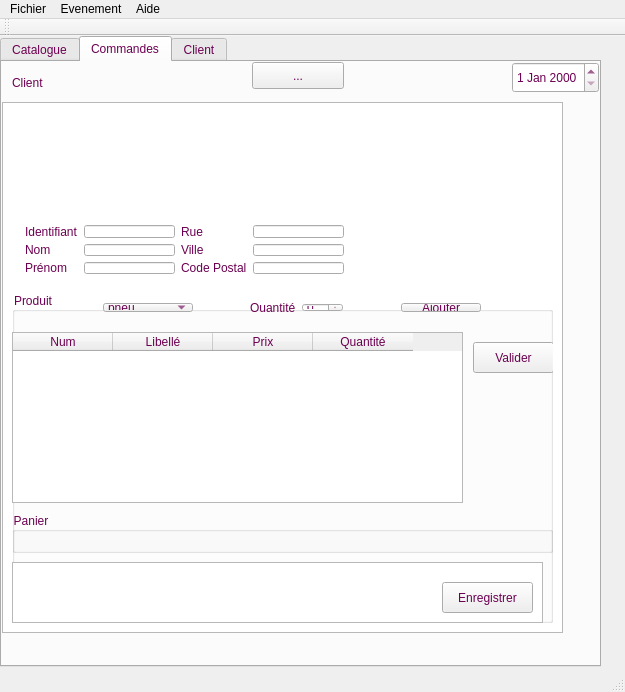
<?xml version="1.0" encoding="UTF-8"?>
<ui version="4.0">
 <class>MainWindow</class>
 <widget class="QMainWindow" name="MainWindow">
  <property name="geometry">
   <rect>
    <x>0</x>
    <y>0</y>
    <width>625</width>
    <height>692</height>
   </rect>
  </property>
  <property name="windowTitle">
   <string>MainWindow</string>
  </property>
  <property name="styleSheet">
   <string notr="true">alternate-background-color: qlineargradient(spread:pad, x1:0, y1:0, x2:1, y2:0.909, stop:0 rgba(193, 130, 255, 255), stop:0.97619 rgba(255, 255, 255, 255));</string>
  </property>
  <widget class="QWidget" name="centralWidget">
   <widget class="QTabWidget" name="tabWidget">
    <property name="geometry">
     <rect>
      <x>0</x>
      <y>0</y>
      <width>601</width>
      <height>631</height>
     </rect>
    </property>
    <property name="styleSheet">
     <string notr="true">font: italic 16pt &quot;URW Chancery L&quot;;
color: rgb(108, 0, 81);</string>
    </property>
    <property name="currentIndex">
     <number>1</number>
    </property>
    <widget class="QWidget" name="Catalogue">
     <attribute name="title">
      <string>Catalogue</string>
     </attribute>
     <widget class="QWidget" name="layoutWidget">
      <property name="geometry">
       <rect>
        <x>2</x>
        <y>0</y>
        <width>531</width>
        <height>231</height>
       </rect>
      </property>
      <layout class="QVBoxLayout" name="verticalLayout">
       <item>
        <layout class="QHBoxLayout" name="horizontalLayout">
         <item>
          <spacer name="horizontalSpacer_3">
           <property name="orientation">
            <enum>Qt::Horizontal</enum>
           </property>
           <property name="sizeHint" stdset="0">
            <size>
             <width>40</width>
             <height>20</height>
            </size>
           </property>
          </spacer>
         </item>
         <item>
          <widget class="QLabel" name="labelCatalogue">
           <property name="text">
            <string>Catalogue</string>
           </property>
          </widget>
         </item>
         <item>
          <spacer name="horizontalSpacer_4">
           <property name="orientation">
            <enum>Qt::Horizontal</enum>
           </property>
           <property name="sizeHint" stdset="0">
            <size>
             <width>40</width>
             <height>20</height>
            </size>
           </property>
          </spacer>
         </item>
        </layout>
       </item>
       <item>
        <widget class="QTableView" name="tableViewCatalogue">
         <property name="styleSheet">
          <string notr="true"/>
         </property>
        </widget>
       </item>
       <item>
        <layout class="QHBoxLayout" name="horizontalLayout_2">
         <item>
          <spacer name="horizontalSpacer">
           <property name="orientation">
            <enum>Qt::Horizontal</enum>
           </property>
           <property name="sizeHint" stdset="0">
            <size>
             <width>40</width>
             <height>20</height>
            </size>
           </property>
          </spacer>
         </item>
         <item>
          <widget class="QPushButton" name="pushButtonAjoutProduit">
           <property name="text">
            <string>Nouveau</string>
           </property>
          </widget>
         </item>
         <item>
          <widget class="QPushButton" name="pushButtonSupprProduit">
           <property name="text">
            <string>Supprimer</string>
           </property>
          </widget>
         </item>
         <item>
          <spacer name="horizontalSpacer_2">
           <property name="orientation">
            <enum>Qt::Horizontal</enum>
           </property>
           <property name="sizeHint" stdset="0">
            <size>
             <width>40</width>
             <height>20</height>
            </size>
           </property>
          </spacer>
         </item>
        </layout>
       </item>
      </layout>
     </widget>
    </widget>
    <widget class="QWidget" name="Commandes">
     <attribute name="title">
      <string>Commandes</string>
     </attribute>
     <widget class="QLabel" name="label_Client">
      <property name="geometry">
       <rect>
        <x>10</x>
        <y>10</y>
        <width>59</width>
        <height>21</height>
       </rect>
      </property>
      <property name="text">
       <string>Client</string>
      </property>
     </widget>
     <widget class="QTableView" name="tableViewCommande">
      <property name="geometry">
       <rect>
        <x>0</x>
        <y>40</y>
        <width>561</width>
        <height>531</height>
       </rect>
      </property>
      <property name="styleSheet">
       <string notr="true"/>
      </property>
     </widget>
     <widget class="QPushButton" name="pushButtonNouveauClient">
      <property name="geometry">
       <rect>
        <x>250</x>
        <y>0</y>
        <width>92</width>
        <height>27</height>
       </rect>
      </property>
      <property name="text">
       <string>...</string>
      </property>
     </widget>
     <widget class="QGroupBox" name="groupBoxProduit">
      <property name="geometry">
       <rect>
        <x>10</x>
        <y>230</y>
        <width>541</width>
        <height>261</height>
       </rect>
      </property>
      <property name="title">
       <string>Produit</string>
      </property>
      <widget class="QTableWidget" name="tableWidgetProduit">
       <property name="geometry">
        <rect>
         <x>0</x>
         <y>40</y>
         <width>451</width>
         <height>171</height>
        </rect>
       </property>
       <column>
        <property name="text">
         <string>Num</string>
        </property>
       </column>
       <column>
        <property name="text">
         <string>Libellé</string>
        </property>
       </column>
       <column>
        <property name="text">
         <string>Prix</string>
        </property>
       </column>
       <column>
        <property name="text">
         <string>Quantité</string>
        </property>
       </column>
      </widget>
      <widget class="QPushButton" name="pushButtonValider">
       <property name="geometry">
        <rect>
         <x>461</x>
         <y>50</y>
         <width>81</width>
         <height>31</height>
        </rect>
       </property>
       <property name="text">
        <string>Valider</string>
       </property>
      </widget>
      <widget class="QWidget" name="">
       <property name="geometry">
        <rect>
         <x>80</x>
         <y>0</y>
         <width>451</width>
         <height>31</height>
        </rect>
       </property>
       <layout class="QHBoxLayout" name="horizontalLayout_4">
        <item>
         <widget class="QComboBox" name="comboBoxProduit">
          <item>
           <property name="text">
            <string>pneu</string>
           </property>
          </item>
          <item>
           <property name="text">
            <string>crash cage</string>
           </property>
          </item>
         </widget>
        </item>
        <item>
         <spacer name="horizontalSpacer_5">
          <property name="orientation">
           <enum>Qt::Horizontal</enum>
          </property>
          <property name="sizeHint" stdset="0">
           <size>
            <width>40</width>
            <height>20</height>
           </size>
          </property>
         </spacer>
        </item>
        <item>
         <widget class="QLabel" name="labelQuantite">
          <property name="text">
           <string>Quantité</string>
          </property>
         </widget>
        </item>
        <item>
         <widget class="QSpinBox" name="spinBoxQuantite"/>
        </item>
        <item>
         <spacer name="horizontalSpacer_7">
          <property name="orientation">
           <enum>Qt::Horizontal</enum>
          </property>
          <property name="sizeHint" stdset="0">
           <size>
            <width>40</width>
            <height>20</height>
           </size>
          </property>
         </spacer>
        </item>
        <item>
         <widget class="QPushButton" name="pushButtonAjouterProd">
          <property name="text">
           <string>Ajouter</string>
          </property>
         </widget>
        </item>
        <item>
         <spacer name="horizontalSpacer_6">
          <property name="orientation">
           <enum>Qt::Horizontal</enum>
          </property>
          <property name="sizeHint" stdset="0">
           <size>
            <width>40</width>
            <height>20</height>
           </size>
          </property>
         </spacer>
        </item>
       </layout>
      </widget>
     </widget>
     <widget class="QGroupBox" name="groupBox_2">
      <property name="geometry">
       <rect>
        <x>10</x>
        <y>450</y>
        <width>541</width>
        <height>111</height>
       </rect>
      </property>
      <property name="title">
       <string>Panier</string>
      </property>
      <widget class="QTableWidget" name="tableWidgetPanier">
       <property name="geometry">
        <rect>
         <x>0</x>
         <y>50</y>
         <width>531</width>
         <height>61</height>
        </rect>
       </property>
      </widget>
      <widget class="QPushButton" name="pushButtonEnregistrerPanier">
       <property name="geometry">
        <rect>
         <x>430</x>
         <y>70</y>
         <width>91</width>
         <height>31</height>
        </rect>
       </property>
       <property name="text">
        <string>Enregistrer</string>
       </property>
      </widget>
     </widget>
     <widget class="QDateEdit" name="dateEdit">
      <property name="geometry">
       <rect>
        <x>510</x>
        <y>0</y>
        <width>87</width>
        <height>31</height>
       </rect>
      </property>
      <property name="styleSheet">
       <string notr="true">font: italic 12pt &quot;URW Chancery L&quot;;</string>
      </property>
     </widget>
     <widget class="QWidget" name="">
      <property name="geometry">
       <rect>
        <x>12</x>
        <y>152</y>
        <width>341</width>
        <height>71</height>
       </rect>
      </property>
      <layout class="QHBoxLayout" name="horizontalLayout_3">
       <item>
        <layout class="QVBoxLayout" name="verticalLayout_5">
         <item>
          <widget class="QLabel" name="label_Id">
           <property name="text">
            <string>Identifiant</string>
           </property>
          </widget>
         </item>
         <item>
          <widget class="QLabel" name="label_Nom">
           <property name="text">
            <string>Nom</string>
           </property>
          </widget>
         </item>
         <item>
          <widget class="QLabel" name="label_Prenom">
           <property name="text">
            <string>Prénom</string>
           </property>
          </widget>
         </item>
        </layout>
       </item>
       <item>
        <layout class="QVBoxLayout" name="verticalLayout_3">
         <item>
          <widget class="QLineEdit" name="lineEdit_Prenom"/>
         </item>
         <item>
          <widget class="QLineEdit" name="lineEdit_Nom"/>
         </item>
         <item>
          <widget class="QLineEdit" name="lineEditId"/>
         </item>
        </layout>
       </item>
       <item>
        <layout class="QVBoxLayout" name="verticalLayout_4">
         <item>
          <widget class="QLabel" name="label_Rue">
           <property name="text">
            <string>Rue</string>
           </property>
          </widget>
         </item>
         <item>
          <widget class="QLabel" name="label_Ville">
           <property name="text">
            <string>Ville</string>
           </property>
          </widget>
         </item>
         <item>
          <widget class="QLabel" name="labelCP">
           <property name="text">
            <string>Code Postal</string>
           </property>
          </widget>
         </item>
        </layout>
       </item>
       <item>
        <layout class="QVBoxLayout" name="verticalLayout_2">
         <item>
          <widget class="QLineEdit" name="lineEditCP"/>
         </item>
         <item>
          <widget class="QLineEdit" name="lineEdit_Ville"/>
         </item>
         <item>
          <widget class="QLineEdit" name="lineEdit_Rue"/>
         </item>
        </layout>
       </item>
      </layout>
     </widget>
    </widget>
    <widget class="QWidget" name="Client">
     <attribute name="title">
      <string>Client</string>
     </attribute>
     <widget class="QTableView" name="tableViewClient">
      <property name="geometry">
       <rect>
        <x>0</x>
        <y>0</y>
        <width>501</width>
        <height>281</height>
       </rect>
      </property>
     </widget>
     <widget class="QPushButton" name="pushButtonRechClient">
      <property name="geometry">
       <rect>
        <x>20</x>
        <y>300</y>
        <width>92</width>
        <height>27</height>
       </rect>
      </property>
      <property name="text">
       <string>Rechercher</string>
      </property>
     </widget>
    </widget>
   </widget>
  </widget>
  <widget class="QMenuBar" name="menuBar">
   <property name="geometry">
    <rect>
     <x>0</x>
     <y>0</y>
     <width>625</width>
     <height>25</height>
    </rect>
   </property>
   <widget class="QMenu" name="menuFichier">
    <property name="title">
     <string>Fichier</string>
    </property>
    <addaction name="actionQuitter"/>
   </widget>
   <widget class="QMenu" name="menuEvenement">
    <property name="title">
     <string>Evenement</string>
    </property>
    <addaction name="actionGestion_du_catalogue"/>
    <addaction name="actionEnregistrement_des_commandes"/>
    <addaction name="actionClient"/>
   </widget>
   <widget class="QMenu" name="menuAide">
    <property name="title">
     <string>Aide</string>
    </property>
    <addaction name="actionA_propos"/>
   </widget>
   <addaction name="menuFichier"/>
   <addaction name="menuEvenement"/>
   <addaction name="menuAide"/>
  </widget>
  <widget class="QToolBar" name="mainToolBar">
   <attribute name="toolBarArea">
    <enum>TopToolBarArea</enum>
   </attribute>
   <attribute name="toolBarBreak">
    <bool>false</bool>
   </attribute>
  </widget>
  <widget class="QStatusBar" name="statusBar"/>
  <action name="actionGestion_du_catalogue">
   <property name="text">
    <string>Gestion du catalogue</string>
   </property>
  </action>
  <action name="actionEnregistrement_des_commandes">
   <property name="text">
    <string>Enregistrement des commandes</string>
   </property>
  </action>
  <action name="actionQuitter">
   <property name="text">
    <string>Quitter</string>
   </property>
  </action>
  <action name="actionA_propos">
   <property name="text">
    <string>A propos</string>
   </property>
  </action>
  <action name="actionClient">
   <property name="text">
    <string>Client</string>
   </property>
  </action>
  <action name="actionTest">
   <property name="text">
    <string>test</string>
   </property>
  </action>
 </widget>
 <layoutdefault spacing="6" margin="11"/>
 <resources/>
 <connections/>
</ui>
